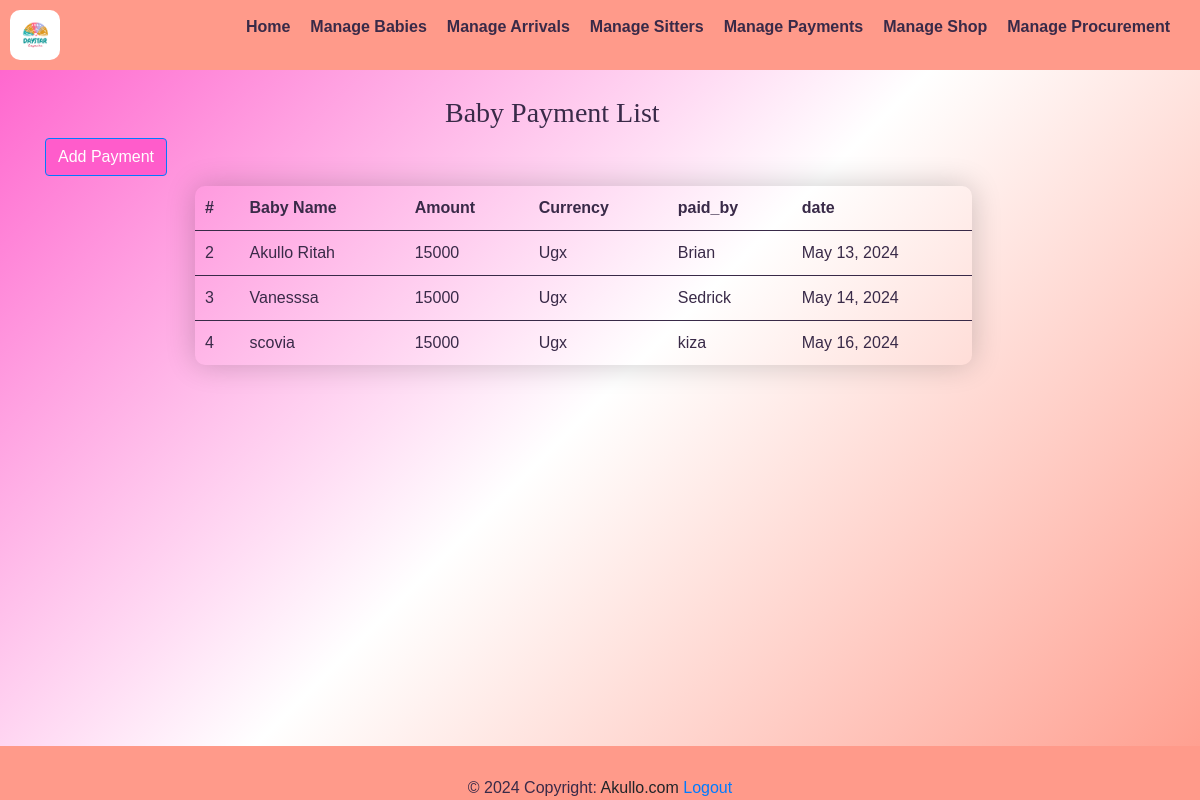
Screenshot of /payment_list/ (signed in) with the database file from the repository.
### yariapp/models.py (models this page shows, shortened)
class Paymentform(models.Model):
    b_name = models.CharField(max_length=50,null=True)
    amount = models.IntegerField(null=True, blank=True)
    currency = models.CharField(max_length=10, default='Ugx',null=True,)
    paid_by=  models.CharField(max_length=10,null=True,)
    date = models.DateField(auto_now_add=True)

### yariapp/views.py (the view)
# urls.py: path('payment_list/', views.payment_list, name= 'payment_list'),
@login_required
def payment_list(request):
    payment = Paymentform.objects.all()
    return render(request, 'payment_list.html',{'payment':payment})

### yariapp/templates/payment_list.html (shortened to what this page needs)
{% extends 'base.html' %}
{% load static %}
{% block content %}
<div class="navbar">
    <img src="{% static 'images/logo.png' %}" alt="Logo" style="width: 50px; height: auto;border-radius: 10px;">
  <ul class="nav-links">
      <li><a href="{% url 'home' %}"><strong>Home</strong></a></li>
      <li><a href="{% url 'baby_list' %}"><strong>Manage Babies</strong></a></li>
      <li class="dropdown">
        <a href="#" class="dropbtn"><strong>Manage Arrivals</strong></a>
      <li><a href="{% url 'sitters_list' %}"><strong>Manage Sitters</strong></a></li>
      <li class="dropdown">
            <a href="#"><strong>Manage Payments</strong></a>
      <li><a href="{% url 'shop_list' %}"><strong>Manage Shop</strong></a></li>
      <li><a href="{% url 'pro_list' %}"><strong>Manage Procurement</strong></a></li>
  </ul>
  </div>
</div>
    <div class="container">
        <table class="table table-striped">
            <table class="styled-table">
              <h3 style="font-family: 'Times New Roman', Times, serif;padding-left: 400px;">Baby Payment List</h3>
              <div class="add-sitter-button">
                <a href="{% url 'payment' %}" class="btn btn-primary" style="background-color: #FF5CCB;">Add Payment</a>
            </div>
                <thead>
                    <th scope="col">#</th>
                    <th scope="col">Baby Name</th>
                    <th scope="col">Amount</th>
                    <th scope="col">Currency</th>
                    <th scope="col">paid_by</th>
                    <th scope="col">date</th>
                </thead>
                <tbody>
                  {% for cat in payment %}
                    <tr>
                      <td>{{ cat.id }}</td>
                      <td>{{ cat.b_name}}</td>
                      <td>{{ cat.amount }}</td>
                      <td>{{ cat.currency}}</td>
                      <td>{{ cat.paid_by }}</td>
                      <td>{{ cat.date }}</td>
                    </tr>
                  {% endfor %}
                </tbody>
              </table>
    {% endblock %}

### yariapp/templates/payment_list.html (style rules this page uses)
table { width: 70%; border-collapse: collapse; border-radius: 10px; overflow-x: hidden; margin: 10px 0; font-size: 16px; box-shadow: 0 0 30px rgba(0, 0, 0, 0.2) !important; margin-left: 150px; margin-bottom: 50px; }
th, td { padding: 10px; text-align: left; }
thead { background-color: transparent !important; color: #392A48; }
tbody { background-color: transparent !important; }
tr:nth-child(even) { background-color: transparent; }
td, th { border-bottom: 1px solid #392A48; }
tbody tr:last-child td { border-bottom:none; }
.navbar { background-color: #FF9A8A; color: #392A48; padding: 10px; display: flex; justify-content: space-between; align-items: center; }
.nav-links { list-style-type: none; display: flex; }
.nav-links li { margin-right: 20px; }
.nav-links li a { text-decoration: none; color: #392A48; }
.dropdown { position: relative; display: inline-block; }

### rows the page displays
Paymentform: id "2", b_name "Akullo Ritah", amount "15000", currency "Ugx", paid_by "Brian", date "May 13, 2024"
Paymentform: id "3", b_name "Vanesssa", amount "15000", currency "Ugx", paid_by "Sedrick", date "May 14, 2024"
Paymentform: id "4", b_name "scovia", amount "15000", currency "Ugx", paid_by "kiza", date "May 16, 2024"
